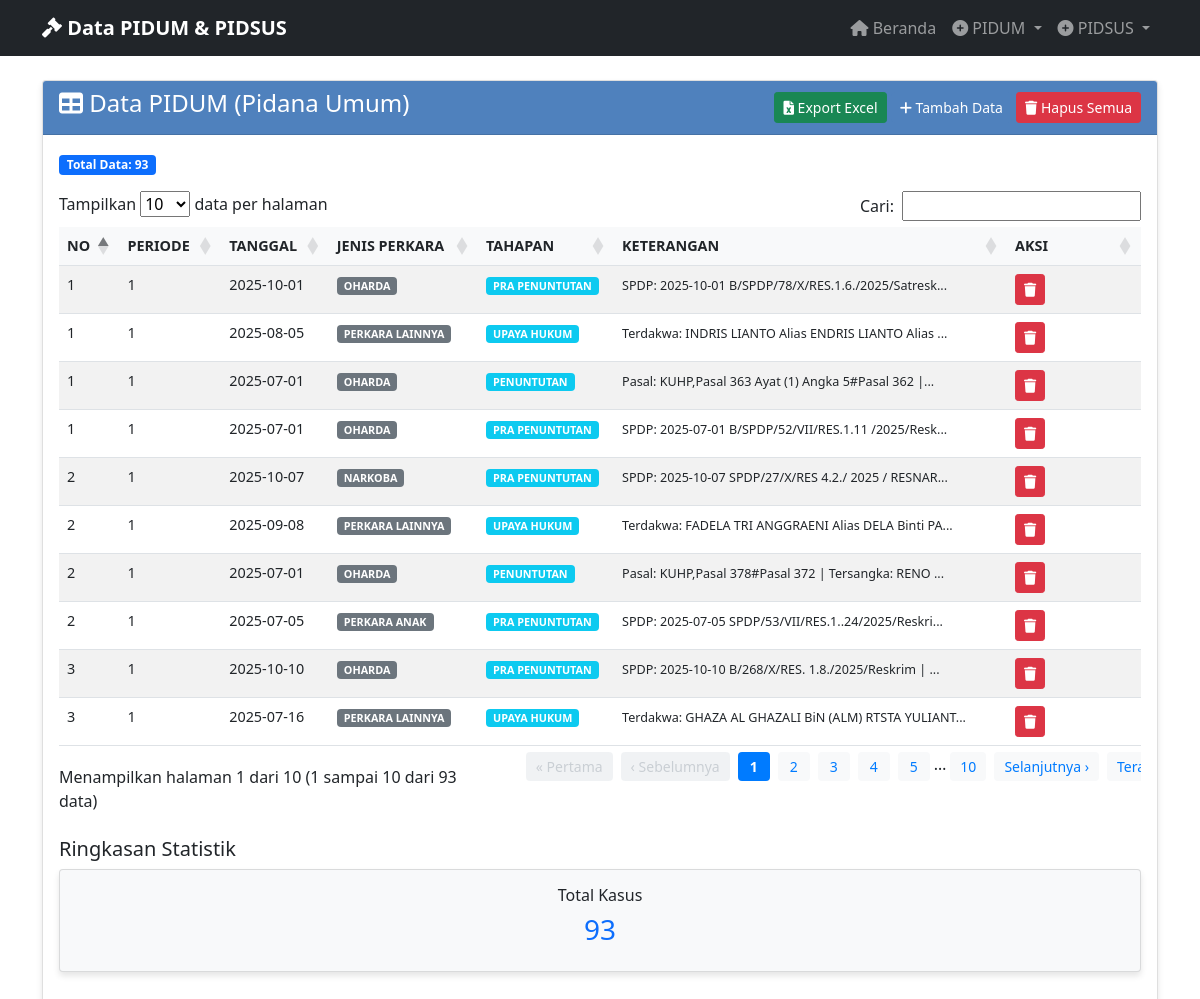
Screenshot of /view_pidum with the database file from the repository.
### tables this page shows
CREATE TABLE "pidum_data" (
                id INTEGER PRIMARY KEY AUTOINCREMENT,
                no TEXT NOT NULL,
                periode TEXT NOT NULL,
                tanggal TEXT NOT NULL,
                jenis_perkara TEXT NOT NULL,
                tahapan_penanganan TEXT NOT NULL,
                keterangan TEXT NOT NULL,
                created_at TIMESTAMP DEFAULT CURRENT_TIMESTAMP
            );

### app_with_db.py (the view)
@app.route('/view_pidum')
def view_pidum():
    data = get_all_pidum_data()  # Changed to include ID for delete functionality
    return render_template('view_pidum.html', data=data)

### database.py (called while the page is built)
@contextmanager
def get_db_connection():
    conn = sqlite3.connect(DATABASE_PATH)
    conn.row_factory = sqlite3.Row
    try:
        yield conn
    finally:
        conn.close()

def get_all_pidum_data():
    with get_db_connection() as conn:
        cursor = conn.cursor()
        cursor.execute('SELECT * FROM pidum_data ORDER BY created_at DESC')
        rows = cursor.fetchall()
        return [dict(row) for row in rows]

### templates/view_pidum.html (shortened to what this page needs)
{% extends "base.html" %}
{% block content %}
<div class="row">
    <div class="col-md-12">
        <div class="card">
            <div class="card-header d-flex justify-content-between align-items-center">
                <h4><i class="fas fa-table"></i> Data PIDUM (Pidana Umum)</h4>
                <div>
                    <a href="{{ url_for('export_pidum_excel') }}" class="btn btn-success btn-sm">
                        <i class="fas fa-file-excel"></i> Export Excel
                    </a>
                    <a href="{{ url_for('input_pidum') }}" class="btn btn-primary btn-sm">
                        <i class="fas fa-plus"></i> Tambah Data
                    </a>
                    {% if data %}
                    <button type="button" class="btn btn-danger btn-sm" onclick="confirmDeleteAll()">
                        <i class="fas fa-trash"></i> Hapus Semua
                    </button>
                    {% endif %}
                </div>
            </div>
            <div class="card-body">
                {% if data %}
                    <div class="mb-3">
                        <span class="badge bg-primary">Total Data: {{ data|length }}</span>
                    </div>
                    <div class="table-responsive">
                        <table class="table table-striped table-hover" id="pidumTable">
                            <thead>
                                <tr>
                                    <th>NO</th>
                                    <th>PERIODE</th>
                                    <th>TANGGAL</th>
                                    <th>JENIS PERKARA</th>
                                    <th>TAHAPAN</th>
                                    <th>KETERANGAN</th>
                                    <th width="100">AKSI</th>
                                </tr>
                            </thead>
                            <tbody>
                                {% for item in data %}
                                <tr>
                                    <td>{{ item.no }}</td>
                                    <td>{{ item.periode }}</td>
                                    <td>{{ item.tanggal }}</td>
                                    <td>
                                        <span class="badge bg-secondary">{{ item.jenis_perkara }}</span>
                                    </td>
                                    <td>
                                        <span class="badge bg-info">{{ item.tahapan_penanganan or 'N/A' }}</span>
                                    </td>
                                    <td>
                                        <small>{{ item.keterangan[:50] if item.keterangan else '-' }}{% if item.keterangan and item.keterangan|length > 50 %}...{% endif %}</small>
                                    </td>
                                    <td>
                                        <button type="button" class="btn btn-danger btn-sm"
                                                onclick="confirmDelete({{ item.id }}, '{{ item.no|e }}')">
                                            <i class="fas fa-trash"></i>
                                        </button>
                                    </td>
                                </tr>
                                {% endfor %}
                            </tbody>
                        </table>
                    </div>
                    <div class="row mt-4">
                        <div class="col-md-12">
                            <h5>Ringkasan Statistik</h5>
                            <div class="row">
                                <div class="col-md-12">
                                    <div class="card bg-light">
                                        <div class="card-body text-center">
                                            <h6>Total Kasus</h6>
                                            <h3 class="text-primary">{{ data|length }}</h3>
                                        </div>
                                    </div>
                                </div>
                            </div>
                        </div>
                    </div>
                {% endif %}
            </div>
        </div>
    </div>
</div>
{% block scripts %}
<link href="https://cdn.datatables.net/1.11.5/css/dataTables.bootstrap5.min.css" rel="stylesheet">
{% endblock %}
{% endblock %}

### templates/base.html (style rules this page uses)
.card { box-shadow: 0 4px 6px rgba(0, 0, 0, 0.1); margin-bottom: 20px; }
.card-header { background-color: #4F81BD; color: white; font-weight: bold; }
.btn-primary { background-color: #4F81BD; border-color: #4F81BD; }
.table { font-size: 0.9rem; }
.table th { background-color: #f8f9fa; font-weight: bold; }

### rows the page displays
pidum_data: no "1", periode "1", tanggal "2025-10-01", jenis_perkara "OHARDA", tahapan_penanganan "PRA PENUNTUTAN", keterangan "SPDP: 2025-10-01 B/SPDP/78/X/RES.1.6./2025/Satresk"
pidum_data: no "2", periode "1", tanggal "2025-10-07", jenis_perkara "NARKOBA", tahapan_penanganan "PRA PENUNTUTAN", keterangan "SPDP: 2025-10-07 SPDP/27/X/RES 4.2./ 2025 / RESNAR"
pidum_data: no "3", periode "1", tanggal "2025-10-10", jenis_perkara "OHARDA", tahapan_penanganan "PRA PENUNTUTAN", keterangan "SPDP: 2025-10-10 B/268/X/RES. 1.8./2025/Reskrim |"
pidum_data: no "1", periode "1", tanggal "2025-08-05", jenis_perkara "PERKARA LAINNYA", tahapan_penanganan "UPAYA HUKUM", keterangan "Terdakwa: INDRIS LIANTO Alias ENDRIS LIANTO Alias"
pidum_data: no "2", periode "1", tanggal "2025-09-08", jenis_perkara "PERKARA LAINNYA", tahapan_penanganan "UPAYA HUKUM", keterangan "Terdakwa: FADELA TRI ANGGRAENI Alias DELA Binti PA"
pidum_data: no "3", periode "1", tanggal "2025-07-16", jenis_perkara "PERKARA LAINNYA", tahapan_penanganan "UPAYA HUKUM", keterangan "Terdakwa: GHAZA AL GHAZALI BiN (ALM) RTSTA YULIANT"
pidum_data: no "1", periode "1", tanggal "2025-07-01", jenis_perkara "OHARDA", tahapan_penanganan "PENUNTUTAN", keterangan "Pasal: KUHP,Pasal 363 Ayat (1) Angka 5#Pasal 362 |"
pidum_data: no "2", periode "1", tanggal "2025-07-01", jenis_perkara "OHARDA", tahapan_penanganan "PENUNTUTAN", keterangan "Pasal: KUHP,Pasal 378#Pasal 372 | Tersangka: RENO"
pidum_data: no "1", periode "1", tanggal "2025-07-01", jenis_perkara "OHARDA", tahapan_penanganan "PRA PENUNTUTAN", keterangan "SPDP: 2025-07-01 B/SPDP/52/VII/RES.1.11 /2025/Resk"
pidum_data: no "2", periode "1", tanggal "2025-07-05", jenis_perkara "PERKARA ANAK", tahapan_penanganan "PRA PENUNTUTAN", keterangan "SPDP: 2025-07-05 SPDP/53/VII/RES.1..24/2025/Reskri"

### other values shown
{{ data|length }} "93"
